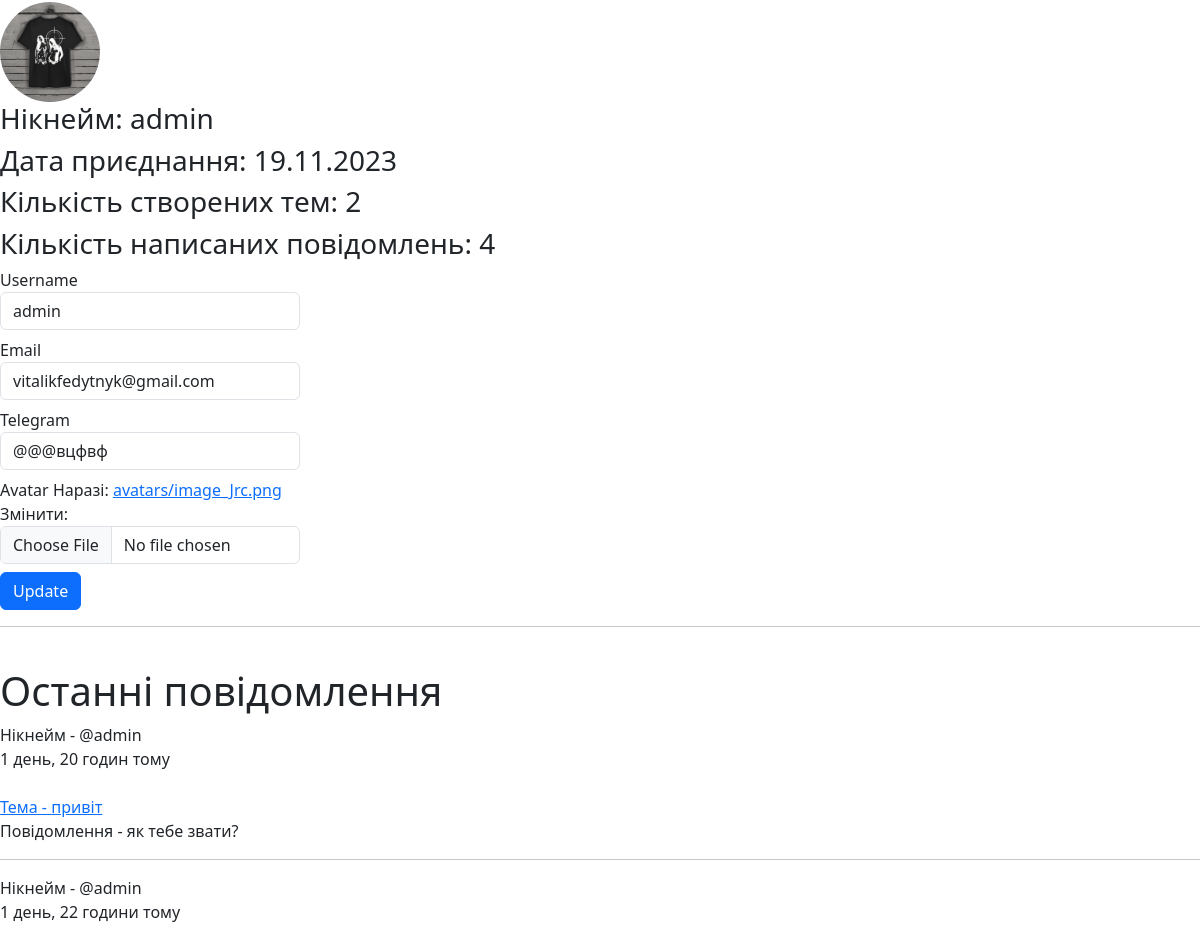
/user-profile/admin/ (signed in, middle part), run on an earlier commit of the app's database.
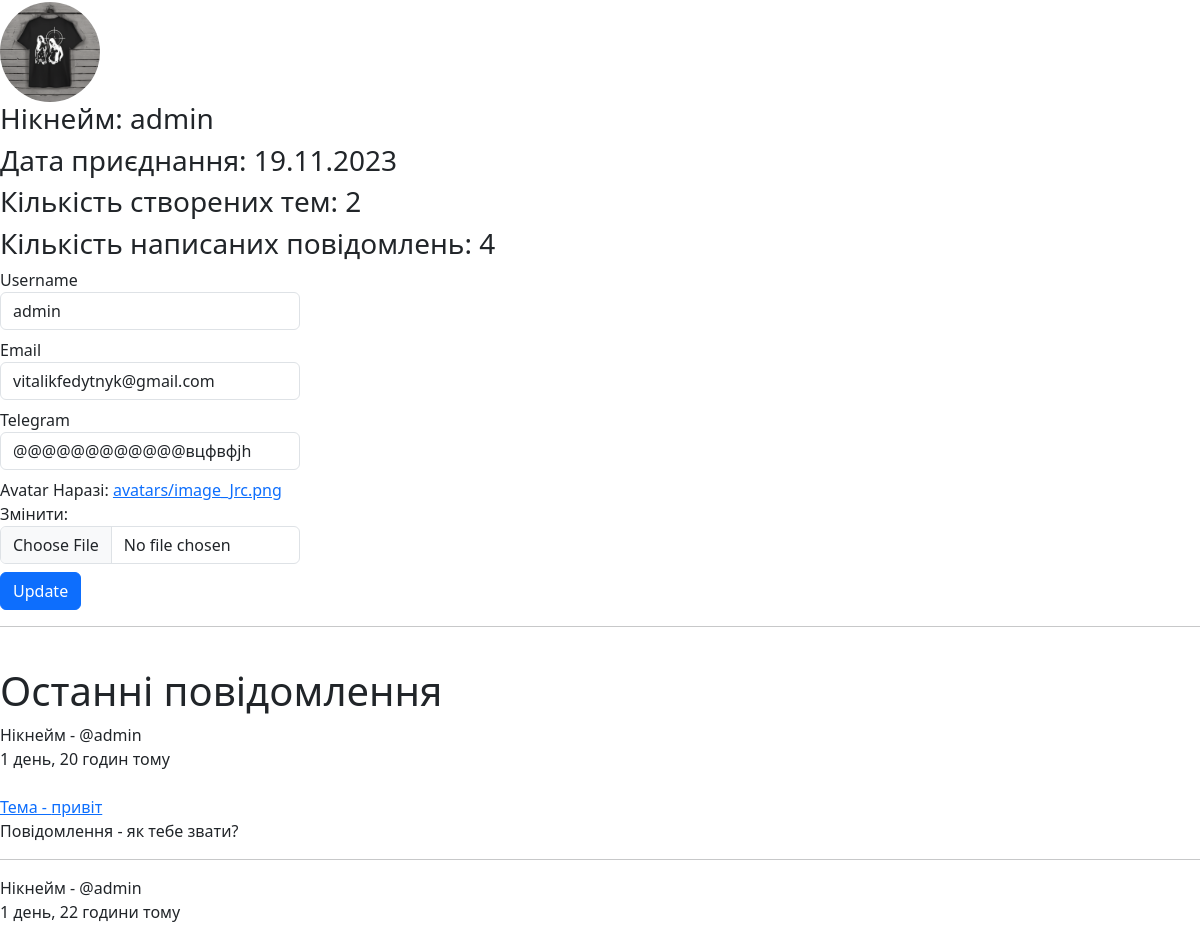
And on a later commit of the database.
### forum_pages/models.py (models this page shows)
class User(AbstractUser):
    name = models.CharField(max_length=100, null=True, unique=True)
    email = models.EmailField(null=True, unique=True)
    telegram = models.CharField(max_length=200, null=True, blank=True)
    avatar = models.ImageField(null=True, default='avatars/default_avatar.png', upload_to='avatars')
    USERNAME_FIELD = 'email'
    REQUIRED_FIELDS = []

### forum_pages/views.py (the view)
# urls.py: path('user-profile/<str:pk>/', views.userProfile, name='user-profile'),
def userProfile(request, pk):
    user = User.objects.get(username=pk)
    user_messages = len(Themes.objects.filter(user=user))
    last_themes = ThemeMessage.objects.filter(user=user).order_by('-created')
    messages_amount = len(last_themes)
    user_forms = UserForm(instance=request.user)
    for forms in user_forms:
        print(forms.value())
    if request.method == 'POST':
        form = UserForm(request.POST, request.FILES, instance=request.user)
        if form.is_valid():
            form.save()
            return redirect('user-profile', pk=request.user.username)
    context = {
        'user_messages': user_messages,
        'user_forms': user_forms,
        'last_themes': last_themes,
        'messages_amount': messages_amount
    }
    return render(request, 'forum_pages/user-profile.html', context)

### forum_pages/forms.py (shortened to what this page needs)
class UserForm(ModelForm):
    class Meta:
        model = User
        fields = ['username', 'email', 'telegram', 'avatar']
    def __init__(self, *args, **kwargs):
        super(UserForm, self).__init__(*args, **kwargs)
        self.fields['username'].widget.attrs['class'] = 'form-control w-25'
        self.fields['email'].widget.attrs['class'] = 'form-control w-25'
        self.fields['telegram'].widget.attrs['class'] = 'form-control w-25'
        self.fields['avatar'].widget.attrs['class'] = 'form-control w-25'

### forum_pages/models.py (called while the page is built)
    def __str__(self) -> str:
        return self.title

### forum_pages/templates/forum_pages/user-profile.html (shortened to what this page needs)
{% extends 'base.html' %}
{% load humanize %}
{% block content %}
<img src="{{ request.user.avatar.url }}" alt="" style="width: 100px; border-radius: 100%;">
<h3>Нікнейм: {{ request.user.username }}</h3>
<h3>Дата приєднання: {{ request.user.date_joined|date:"d.m.Y" }}</h3>
<h3>Кількість створених тем: {{ user_messages }}</h3>
<h3>Кількість написаних повідомлень: {{ messages_amount }}</h3>
<form action="" method="POST" enctype="multipart/form-data">
    {% for forms in user_forms %}
        <label for="">{{ forms.label}}</label>
        {% if 'Telegram' in forms.label %}
        <input type="text" name="telegram" value="@{{forms.value}}" maxlength="200" class="form-control w-25" id="id_telegram">
        {% else %}
            {{ forms }}
        {% endif %}
    {% endfor %}
    <input type="submit" value="Update" class="btn btn-primary mt-2">
</form>
<hr>
<br>
<h1>Останні повідомлення</h1>
{% for theme in last_themes %}
<div class="user__wrapper">
    <div class="user__data">
        <div class="user__named">Нікнейм - @{{ theme.user.username }}</div>
        <div class="user__time">{{ theme.created|timesince }} тому</div>
        <br>
    </div>
    <div class="user__text"><a href="#">Тема - {{ theme.theme }}</a></div>
    <div class="user__name">Повідомлення - {{ theme.main_text }}</div>
    <hr>
</div>
{% endfor %}
{% endblock %}

What changed in the data, as far as the page shows it:
changed User "admin": telegram "@@@вцфвф" → "@@@@@@@@@@@@вцфвфjh"
